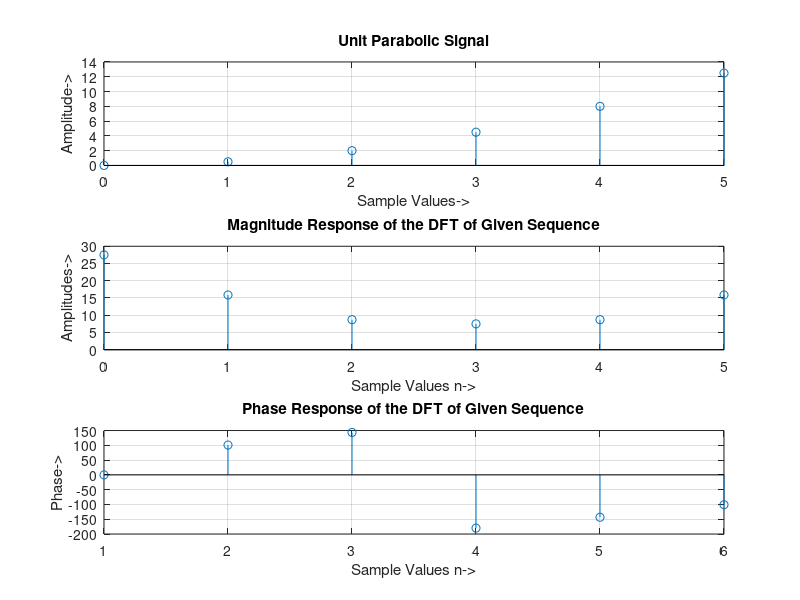

Recreate this plot in MATLAB.
N = 0 : 5;
f = ((N .^ 2) / 2);
a = f;
N = length(a);
disp('The Length of the Sequence of [a] is: ');
disp(N);
for k = 1 : N
    y(k) = 0;
    for i = 1 : N
        y(k) = y(k) + a(i) * exp((-2 * pi * 1i / N) * ((i - 1) * (k - 1))); 
    end
end

k = 1 : N;
M = 0 : 5;
subplot(311);
stem(M, a);
grid;
xlabel('Sample Values->');
ylabel('Amplitude->');
title('Unit Parabolic Signal');
disp('The Fourier Transform is');
disp(y(k));
subplot(312);
stem(M, abs(y(k)));
grid;
xlabel('Sample Values n->');
ylabel('Amplitudes->');
title('Magnitude Response of the DFT of Given Sequence');
subplot(313);
stem(angle(y(k)) * (180 / pi));
grid;
xlabel('Sample Values n->');
ylabel('Phase->');
title('Phase Response of the DFT of Given Sequence');